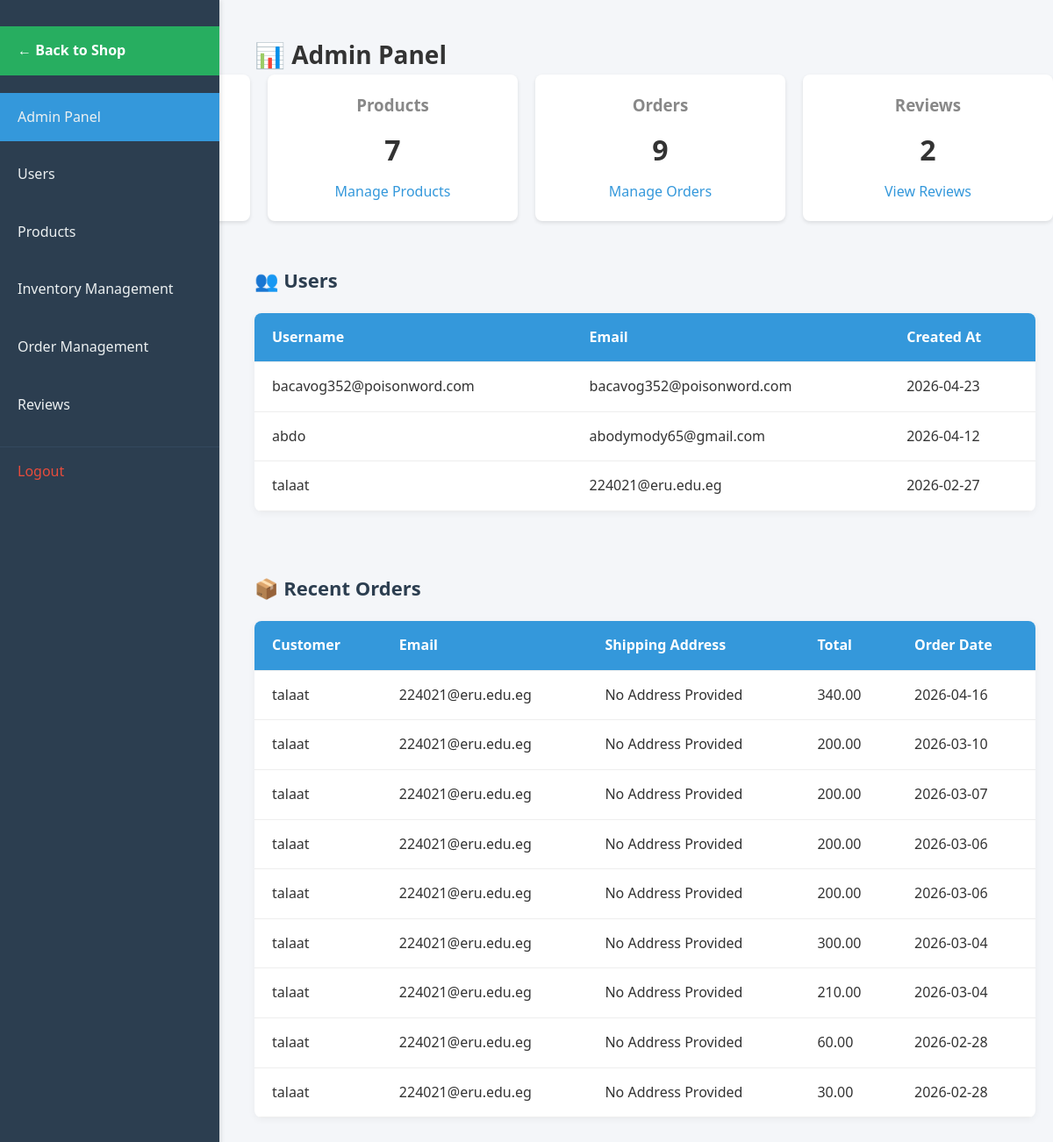
Before: /admin/AdminPanel.php (signed in) with the older database file.
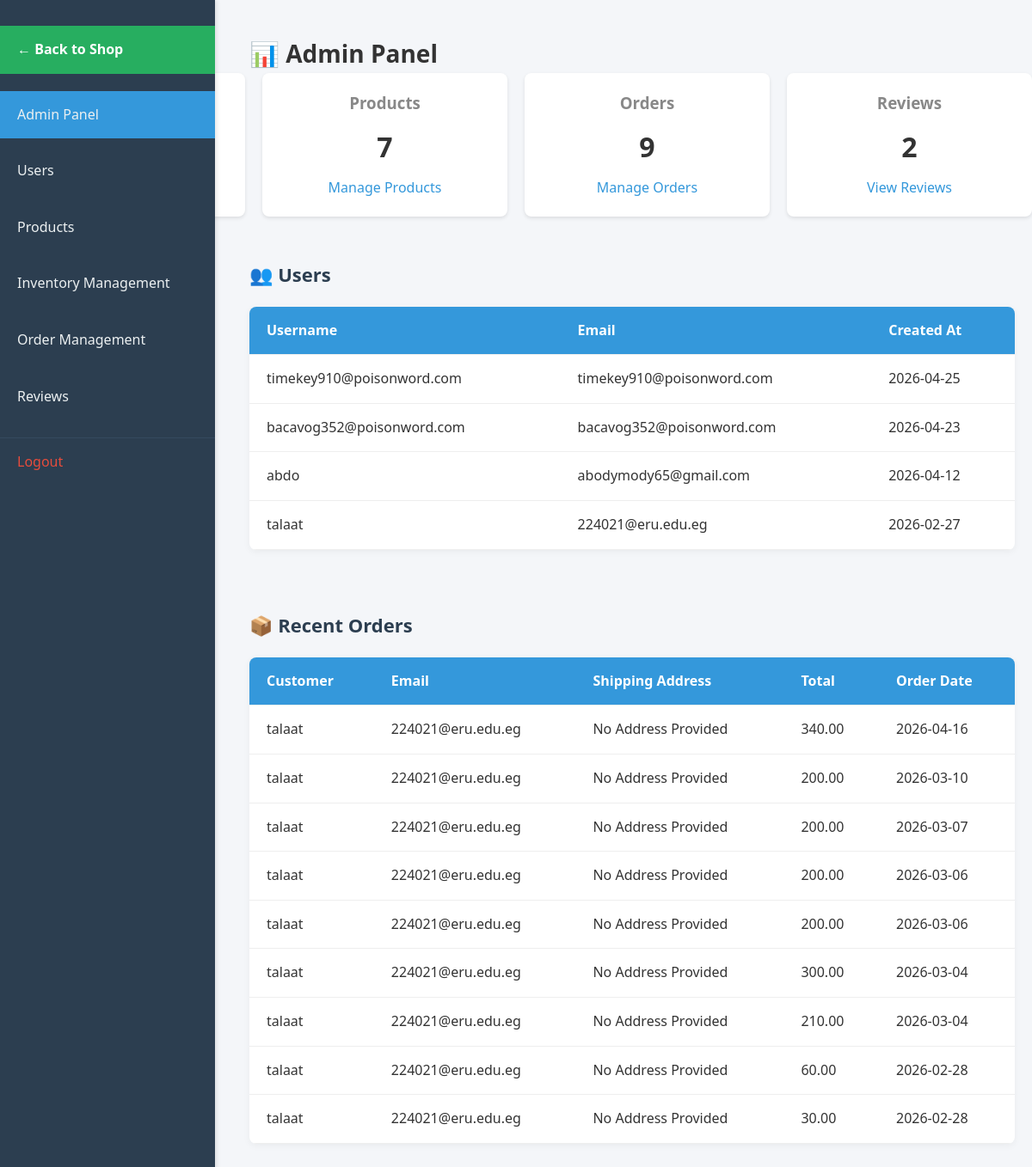
After: the same page with the newer database file.
### tables this page shows
CREATE TABLE `users` (
  `id` int(11) NOT NULL,
  `username` varchar(50) NOT NULL,
  `email` varchar(100) NOT NULL,
  `password` varchar(255) NOT NULL,
  `role` enum('customer','admin') NOT NULL DEFAULT 'customer',
  `twofa_method` enum('none','totp','email') NOT NULL DEFAULT 'none',
  `created_at` datetime NOT NULL DEFAULT current_timestamp(),
  `updated_at` datetime NOT NULL DEFAULT current_timestamp(),
  `is_verified` tinyint(1) DEFAULT 0
);

CREATE TABLE `orders` (
  `id` int(11) NOT NULL,
  `user_id` int(11) NOT NULL,
  `total_amount` decimal(10,2) NOT NULL,
  `status` enum('pending','paid','shipped','delivered','cancelled','refunded') NOT NULL DEFAULT 'pending',
  `location_description` varchar(255) NOT NULL,
  `phone` varchar(30) NOT NULL,
  `created_at` datetime DEFAULT current_timestamp()
);

### admin/AdminPanel.php (the view, shortened to what the changed rows need)
<?php
require_once __DIR__ . '/../init.php';
?>
<!DOCTYPE html>
<html lang="en">
<head>
    <link rel="stylesheet" href="assets/css/dashboard.css">
</head>
<body>
    <h1>📊 Admin Panel</h1>
    <div class="section">
        <h2>👥 Users</h2>
        <?php
        $user_sql = "SELECT username, email, created_at FROM users ORDER BY created_at DESC LIMIT 10";
        $user_result = $conn->query($user_sql);
        if ($user_result && $user_result->num_rows > 0) {
            echo "<table>";
            echo "<tr><th>Username</th><th>Email</th><th>Created At</th></tr>";
            while ($user = $user_result->fetch_assoc()) {
                echo "<tr>
                  <td>" . htmlspecialchars($user['username']) . "</td>
                  <td>" . htmlspecialchars($user['email']) . "</td>
                  <td>" . date('Y-m-d', strtotime($user['created_at'])) . "</td>
                </tr>";
            }
            echo "</table>";
        } else {
            echo "<p>No users found.</p>";
        }
        ?>
    </div>
    <div class="section">
        <h2>📦 Recent Orders</h2>
        <?php
        $order_sql = "SELECT
                      u.username,
                      u.email,
                      o.location_description,
                      o.total_amount,
                      o.created_at
                    FROM orders o
                    JOIN users u ON o.user_id = u.id
                    ORDER BY o.created_at DESC LIMIT 10";
        $order_result = $conn->query($order_sql);
        if ($order_result && $order_result->num_rows > 0) {
            echo "<table>";
            echo "<tr><th>Customer</th><th>Email</th><th>Shipping Address</th><th>Total</th><th>Order Date</th></tr>";
            while ($order = $order_result->fetch_assoc()) {
                echo "<tr>
                  <td>" . htmlspecialchars($order['username']) . "</td>
                  <td>" . htmlspecialchars($order['email']) . "</td>
                  <td>" . htmlspecialchars($order['location_description']) . "</td>
                  <td>" . number_format($order['total_amount'], 2) . "</td>
                  <td>" . date('Y-m-d', strtotime($order['created_at'])) . "</td>
                </tr>";
            }
            echo "</table>";
        } else {
            echo "<p>No orders found.</p>";
        }
        ?>
    </div>
</body>
</html>

Changed rows visible on the page:
added users: username "timekey910@poisonword.com", email "timekey910@poisonword.com", created_at "2026-04-25"
